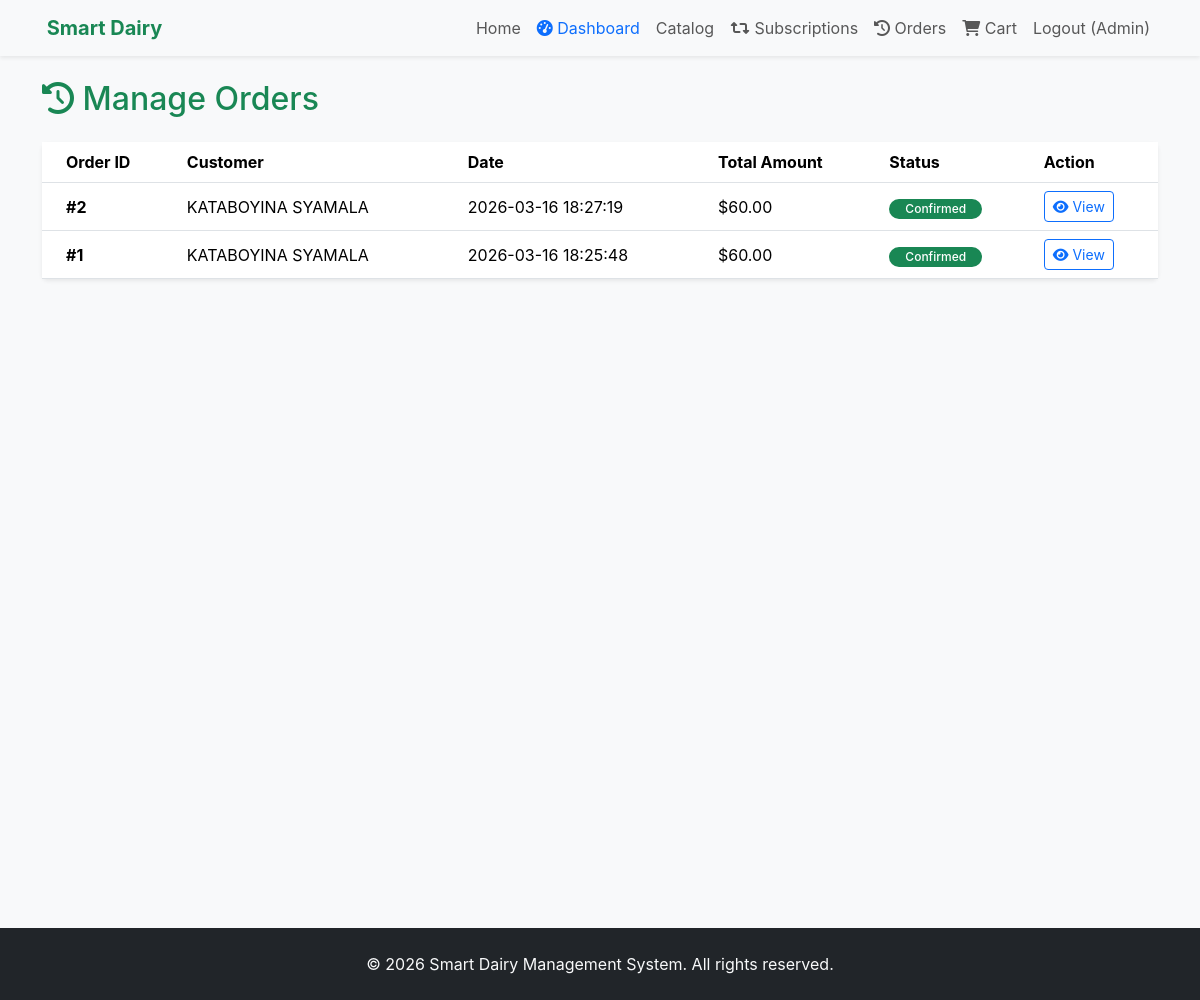
Screenshot of /orders (signed in) with the database file from the repository.
### tables this page shows
CREATE TABLE Orders (
    order_id INTEGER PRIMARY KEY AUTOINCREMENT,
    user_id INTEGER NOT NULL,
    order_date DATETIME DEFAULT CURRENT_TIMESTAMP,
    total_amount REAL NOT NULL,
    status TEXT DEFAULT 'Pending', -- Pending, Confirmed, Delivered, Cancelled
    delivery_slot_id INTEGER,
    FOREIGN KEY (user_id) REFERENCES Users(user_id) ON DELETE CASCADE,
    FOREIGN KEY (delivery_slot_id) REFERENCES Delivery_Slots(slot_id)
);

CREATE TABLE Users (
    user_id INTEGER PRIMARY KEY AUTOINCREMENT,
    name TEXT NOT NULL,
    email TEXT UNIQUE NOT NULL,
    phone TEXT NOT NULL,
    address TEXT NOT NULL,
    password TEXT NOT NULL,
    role TEXT DEFAULT 'customer' -- 'customer' or 'admin'
);

### modules/orders.py (the view)
@orders_bp.route('/orders')
def order_history():
    if not session.get('user_id'):
        return redirect(url_for('auth_bp.login'))
    conn = get_db_connection()
    user_id = session['user_id']
    if session.get('role') == 'admin':
        orders = conn.execute('''
            SELECT o.*, u.name as customer_name
            FROM Orders o
            JOIN Users u ON o.user_id = u.user_id
            ORDER BY o.order_date DESC
        ''').fetchall()
    else:
        orders = conn.execute('SELECT * FROM Orders WHERE user_id = ? ORDER BY order_date DESC', (user_id,)).fetchall()
    conn.close()
    return render_template('orders/history.html', orders=orders)

### database/db.py (called while the page is built)
def get_db_connection():
    conn = sqlite3.connect(DB_PATH)
    conn.row_factory = sqlite3.Row
    return conn

### templates/orders/history.html (shortened to what this page needs)
{% extends 'base.html' %}
{% block content %}
<div class="row">
    <div class="col-12">
        <h2 class="mb-4 text-success"><i class="fa fa-history"></i> {% if session.get('role') == 'admin' %}Manage Orders{% else %}Your Orders{% endif %}</h2>
    </div>
</div>
<div class="row">
    <div class="col-12">
        {% if orders %}
        <div class="card shadow-sm border-0">
            <div class="card-body p-0">
                <table class="table table-hover mb-0">
                    <thead class="bg-light">
                        <tr>
                            <th class="ps-4">Order ID</th>
                            {% if session.get('role') == 'admin' %}
                            <th>Customer</th>
                            {% endif %}
                            <th>Date</th>
                            <th>Total Amount</th>
                            <th>Status</th>
                            <th>Action</th>
                        </tr>
                    </thead>
                    <tbody>
                        {% for order in orders %}
                        <tr>
                            <td class="ps-4 align-middle fw-bold">#{{ order.order_id }}</td>
                            {% if session.get('role') == 'admin' %}
                            <td class="align-middle">{{ order.customer_name }}</td>
                            {% endif %}
                            <td class="align-middle">{{ order.order_date }}</td>
                            <td class="align-middle">${{ "%.2f"|format(order.total_amount) }}</td>
                            <td class="align-middle">
                                {% if order.status == 'Confirmed' %}
                                <span class="badge bg-success rounded-pill px-3">{{ order.status }}</span>
                                {% elif order.status == 'Pending' %}
                                <span class="badge bg-warning rounded-pill px-3 text-dark">{{ order.status }}</span>
                                {% else %}
                                <span class="badge bg-secondary rounded-pill px-3">{{ order.status }}</span>
                                {% endif %}
                            </td>
                            <td class="align-middle">
                                <button class="btn btn-sm btn-outline-primary"><i class="fa fa-eye"></i> View</button>
                            </td>
                        </tr>
                        {% endfor %}
                    </tbody>
                </table>
            </div>
        </div>
        {% endif %}
    </div>
</div>
{% endblock %}

### static/css/style.css (style rules this page uses)
body { background-color: #f8f9fa; font-family: 'Inter', 'Segoe UI', Roboto, Helvetica, Arial, sans-serif; }
.card { transition: transform 0.2s ease-in-out, box-shadow 0.2s ease-in-out; }
.badge { font-weight: 500; }

### rows the page displays
Orders: order_id "2", customer_name "KATABOYINA SYAMALA", order_date "2026-03-16 18:27:19", total_amount "60.00", status "Confirmed"
Orders: order_id "1", customer_name "KATABOYINA SYAMALA", order_date "2026-03-16 18:25:48", total_amount "60.00", status "Confirmed"

### other values shown
{{ session.get('name') }} "Admin"
